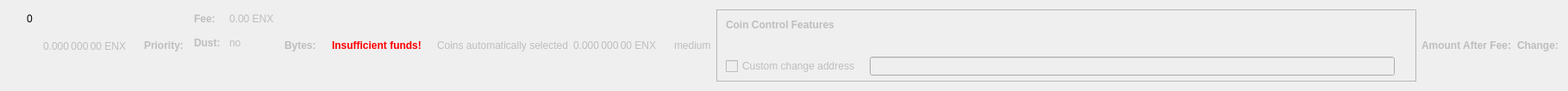
    <widget class="QWidget" name="dummyHideWidget" native="true">
     <property name="maximumSize">
      <size>
       <width>100</width>
       <height>22</height>
      </size>
     </property>
     <layout class="QHBoxLayout" name="dummyHideLayout">
      <item>
       <layout class="QFormLayout" name="formLayoutCoinControl1">
        <property name="horizontalSpacing">
         <number>10</number>
        </property>
        <property name="verticalSpacing">
         <number>14</number>
        </property>
        <property name="leftMargin">
         <number>10</number>
        </property>
        <property name="topMargin">
         <number>4</number>
        </property>
        <property name="rightMargin">
         <number>6</number>
        </property>
        <item row="0" column="1">
         <widget class="QLabel" name="labelCoinControlBytes">
          <property name="cursor">
           <cursorShape>IBeamCursor</cursorShape>
          </property>
          <property name="contextMenuPolicy">
           <enum>Qt::ActionsContextMenu</enum>
          </property>
          <property name="text">
           <string notr="true">0</string>
          </property>
          <property name="textInteractionFlags">
           <set>Qt::LinksAccessibleByMouse|Qt::TextSelectableByKeyboard|Qt::TextSelectableByMouse</set>
          </property>
         </widget>
        </item>
       </layout>
      </item>
      <item>
       <widget class="QLabel" name="labelCoinControlAfterFee">
        <property name="enabled">
         <bool>false</bool>
        </property>
        <property name="sizePolicy">
         <sizepolicy hsizetype="Fixed" vsizetype="Fixed">
          <horstretch>0</horstretch>
          <verstretch>0</verstretch>
         </sizepolicy>
        </property>
        <property name="minimumSize">
         <size>
          <width>111</width>
          <height>12</height>
         </size>
        </property>
        <property name="maximumSize">
         <size>
          <width>111</width>
          <height>12</height>
         </size>
        </property>
        <property name="cursor">
         <cursorShape>IBeamCursor</cursorShape>
        </property>
        <property name="contextMenuPolicy">
         <enum>Qt::ActionsContextMenu</enum>
        </property>
        <property name="text">
         <string notr="true">0.000 000 00 ENX</string>
        </property>
        <property name="textInteractionFlags">
         <set>Qt::LinksAccessibleByMouse|Qt::TextSelectableByKeyboard|Qt::TextSelectableByMouse</set>
        </property>
       </widget>
      </item>
      <item>
       <widget class="QLabel" name="labelCoinControlPriorityText">
        <property name="enabled">
         <bool>false</bool>
        </property>
        <property name="font">
         <font>
          <weight>75</weight>
          <bold>true</bold>
         </font>
        </property>
        <property name="text">
         <string>Priority:</string>
        </property>
       </widget>
      </item>
      <item>
       <layout class="QHBoxLayout" name="horizontalLayout"/>
      </item>
      <item>
       <layout class="QFormLayout" name="formLayoutCoinControl3">
        <property name="horizontalSpacing">
         <number>10</number>
        </property>
        <property name="verticalSpacing">
         <number>14</number>
        </property>
        <property name="leftMargin">
         <number>6</number>
        </property>
        <property name="topMargin">
         <number>4</number>
        </property>
        <property name="rightMargin">
         <number>6</number>
        </property>
        <item row="0" column="0">
         <widget class="QLabel" name="labelCoinControlFeeText">
          <property name="enabled">
           <bool>false</bool>
          </property>
          <property name="font">
           <font>
            <weight>75</weight>
            <bold>true</bold>
           </font>
          </property>
          <property name="text">
           <string>Fee:</string>
          </property>
          <property name="margin">
           <number>0</number>
          </property>
         </widget>
        </item>
        <item row="0" column="1">
         <widget class="QLabel" name="labelCoinControlFee">
          <property name="enabled">
           <bool>false</bool>
          </property>
          <property name="cursor">
           <cursorShape>IBeamCursor</cursorShape>
          </property>
          <property name="contextMenuPolicy">
           <enum>Qt::ActionsContextMenu</enum>
          </property>
          <property name="text">
           <string notr="true">0.00 ENX</string>
          </property>
          <property name="textInteractionFlags">
           <set>Qt::LinksAccessibleByMouse|Qt::TextSelectableByKeyboard|Qt::TextSelectableByMouse</set>
          </property>
         </widget>
        </item>
        <item row="1" column="0">
         <widget class="QLabel" name="labelCoinControlLowOutputText">
          <property name="enabled">
           <bool>false</bool>
          </property>
          <property name="font">
           <font>
            <weight>75</weight>
            <bold>true</bold>
           </font>
          </property>
          <property name="text">
           <string>Dust:</string>
          </property>
         </widget>
        </item>
        <item row="1" column="1">
         <widget class="QLabel" name="labelCoinControlLowOutput">
          <property name="enabled">
           <bool>false</bool>
          </property>
          <property name="cursor">
           <cursorShape>IBeamCursor</cursorShape>
          </property>
          <property name="contextMenuPolicy">
           <enum>Qt::ActionsContextMenu</enum>
          </property>
          <property name="text">
           <string>no</string>
          </property>
          <property name="textInteractionFlags">
           <set>Qt::LinksAccessibleByMouse|Qt::TextSelectableByKeyboard|Qt::TextSelectableByMouse</set>
          </property>
         </widget>
        </item>
       </layout>
      </item>
      <item>
       <widget class="QLabel" name="labelCoinControlBytesText">
        <property name="enabled">
         <bool>false</bool>
        </property>
        <property name="font">
         <font>
          <weight>75</weight>
          <bold>true</bold>
         </font>
        </property>
        <property name="text">
         <string>Bytes:</string>
        </property>
       </widget>
      </item>
      <item>
       <layout class="QFormLayout" name="formLayoutCoinControl2">
        <property name="horizontalSpacing">
         <number>10</number>
        </property>
        <property name="verticalSpacing">
         <number>14</number>
        </property>
        <property name="leftMargin">
         <number>6</number>
        </property>
        <property name="topMargin">
         <number>4</number>
        </property>
        <property name="rightMargin">
         <number>6</number>
        </property>
       </layout>
      </item>
      <item>
       <layout class="QHBoxLayout" name="horizontalLayoutCoinControl2">
        <property name="spacing">
         <number>8</number>
        </property>
        <property name="bottomMargin">
         <number>10</number>
        </property>
       </layout>
      </item>
      <item>
       <widget class="QLabel" name="labelCoinControlInsuffFunds">
        <property name="enabled">
         <bool>false</bool>
        </property>
        <property name="minimumSize">
         <size>
          <width>0</width>
          <height>0</height>
         </size>
        </property>
        <property name="font">
         <font>
          <weight>75</weight>
          <bold>true</bold>
         </font>
        </property>
        <property name="styleSheet">
         <string notr="true">color:red;font-weight:bold;</string>
        </property>
        <property name="text">
         <string>Insufficient funds!</string>
        </property>
        <property name="margin">
         <number>5</number>
        </property>
       </widget>
      </item>
      <item>
       <layout class="QFormLayout" name="formLayoutCoinControl4">
        <property name="horizontalSpacing">
         <number>10</number>
        </property>
        <property name="verticalSpacing">
         <number>14</number>
        </property>
        <property name="leftMargin">
         <number>6</number>
        </property>
        <property name="topMargin">
         <number>4</number>
        </property>
        <property name="rightMargin">
         <number>6</number>
        </property>
       </layout>
      </item>
      <item>
       <widget class="QLabel" name="labelCoinControlAutomaticallySelected">
        <property name="enabled">
         <bool>false</bool>
        </property>
        <property name="sizePolicy">
         <sizepolicy hsizetype="Fixed" vsizetype="Fixed">
          <horstretch>0</horstretch>
          <verstretch>0</verstretch>
         </sizepolicy>
        </property>
        <property name="minimumSize">
         <size>
          <width>0</width>
          <height>0</height>
         </size>
        </property>
        <property name="maximumSize">
         <size>
          <width>240</width>
          <height>16777215</height>
         </size>
        </property>
        <property name="text">
         <string>Coins automatically selected</string>
        </property>
        <property name="margin">
         <number>5</number>
        </property>
       </widget>
      </item>
      <item>
       <widget class="QLabel" name="labelCoinControlChange">
        <property name="enabled">
         <bool>false</bool>
        </property>
        <property name="sizePolicy">
         <sizepolicy hsizetype="Fixed" vsizetype="Fixed">
          <horstretch>0</horstretch>
          <verstretch>0</verstretch>
         </sizepolicy>
        </property>
        <property name="minimumSize">
         <size>
          <width>111</width>
          <height>0</height>
         </size>
        </property>
        <property name="maximumSize">
         <size>
          <width>111</width>
          <height>16777215</height>
         </size>
        </property>
        <property name="cursor">
         <cursorShape>IBeamCursor</cursorShape>
        </property>
        <property name="contextMenuPolicy">
         <enum>Qt::ActionsContextMenu</enum>
        </property>
        <property name="text">
         <string notr="true">0.000 000 00 ENX</string>
        </property>
        <property name="textInteractionFlags">
         <set>Qt::LinksAccessibleByMouse|Qt::TextSelectableByKeyboard|Qt::TextSelectableByMouse</set>
        </property>
       </widget>
      </item>
      <item>
       <widget class="QLabel" name="labelCoinControlPriority">
        <property name="enabled">
         <bool>false</bool>
        </property>
        <property name="cursor">
         <cursorShape>IBeamCursor</cursorShape>
        </property>
        <property name="contextMenuPolicy">
         <enum>Qt::ActionsContextMenu</enum>
        </property>
        <property name="text">
         <string>medium</string>
        </property>
        <property name="textInteractionFlags">
         <set>Qt::LinksAccessibleByMouse|Qt::TextSelectableByKeyboard|Qt::TextSelectableByMouse</set>
        </property>
       </widget>
      </item>
      <item>
       <widget class="QFrame" name="frameCoinControl">
        <property name="sizePolicy">
         <sizepolicy hsizetype="Expanding" vsizetype="Expanding">
          <horstretch>0</horstretch>
          <verstretch>0</verstretch>
         </sizepolicy>
        </property>
        <property name="maximumSize">
         <size>
          <width>16777215</width>
          <height>16777215</height>
         </size>
        </property>
        <property name="frameShape">
         <enum>QFrame::StyledPanel</enum>
        </property>
        <property name="frameShadow">
         <enum>QFrame::Sunken</enum>
        </property>
        <layout class="QVBoxLayout" name="verticalLayoutCoinControl2_2">
         <property name="spacing">
          <number>0</number>
         </property>
         <property name="leftMargin">
          <number>0</number>
         </property>
         <property name="topMargin">
          <number>0</number>
         </property>
         <property name="rightMargin">
          <number>0</number>
         </property>
         <property name="bottomMargin">
          <number>6</number>
         </property>
         <item>
          <layout class="QVBoxLayout" name="verticalLayoutCoinControl" stretch="0,0,0,1">
           <property name="spacing">
            <number>0</number>
           </property>
           <property name="leftMargin">
            <number>10</number>
           </property>
           <property name="topMargin">
            <number>10</number>
           </property>
           <item>
            <layout class="QHBoxLayout" name="horizontalLayoutCoinControl1">
             <property name="bottomMargin">
              <number>15</number>
             </property>
             <item>
              <widget class="QLabel" name="labelCoinControlFeatures">
               <property name="enabled">
                <bool>false</bool>
               </property>
               <property name="sizePolicy">
                <sizepolicy hsizetype="Preferred" vsizetype="Maximum">
                 <horstretch>0</horstretch>
                 <verstretch>0</verstretch>
                </sizepolicy>
               </property>
               <property name="font">
                <font>
                 <weight>75</weight>
                 <bold>true</bold>
                </font>
               </property>
               <property name="styleSheet">
                <string notr="true">font-weight:bold;</string>
               </property>
               <property name="text">
                <string>Coin Control Features</string>
               </property>
              </widget>
             </item>
            </layout>
           </item>
           <item>
            <widget class="QWidget" name="widgetCoinControl" native="true">
             <property name="sizePolicy">
              <sizepolicy hsizetype="Preferred" vsizetype="Preferred">
               <horstretch>0</horstretch>
               <verstretch>0</verstretch>
              </sizepolicy>
             </property>
             <property name="minimumSize">
              <size>
               <width>0</width>
               <height>0</height>
              </size>
             </property>
             <property name="styleSheet">
              <string notr="true"/>
             </property>
             <layout class="QHBoxLayout" name="horizontalLayoutCoinControl5_2">
              <property name="leftMargin">
               <number>0</number>
              </property>
              <property name="topMargin">
               <number>0</number>
              </property>
              <property name="rightMargin">
               <number>0</number>
              </property>
              <property name="bottomMargin">
               <number>0</number>
              </property>
              <item>
               <layout class="QHBoxLayout" name="horizontalLayoutCoinControl3">
                <property name="spacing">
                 <number>20</number>
                </property>
                <property name="topMargin">
                 <number>0</number>
                </property>
                <property name="bottomMargin">
                 <number>10</number>
                </property>
               </layout>
              </item>
             </layout>
            </widget>
           </item>
           <item>
            <layout class="QHBoxLayout" name="horizontalLayoutCoinControl4" stretch="0,0,0">
             <property name="spacing">
              <number>12</number>
             </property>
             <property name="sizeConstraint">
              <enum>QLayout::SetDefaultConstraint</enum>
             </property>
             <property name="topMargin">
              <number>5</number>
             </property>
             <property name="rightMargin">
              <number>5</number>
             </property>
             <item>
              <widget class="QCheckBox" name="checkBoxCoinControlChange">
               <property name="enabled">
                <bool>false</bool>
               </property>
               <property name="toolTip">
                <string>If this is activated, but the change address is empty or invalid, change will be sent to a newly generated address.</string>
               </property>
               <property name="text">
                <string>Custom change address</string>
               </property>
              </widget>
             </item>
             <item>
              <widget class="QValidatedLineEdit" name="lineEditCoinControlChange">
               <property name="enabled">
                <bool>false</bool>
               </property>
               <property name="sizePolicy">
                <sizepolicy hsizetype="Expanding" vsizetype="Fixed">
                 <horstretch>0</horstretch>
                 <verstretch>0</verstretch>
                </sizepolicy>
               </property>
              </widget>
             </item>
             <item>
              <widget class="QLabel" name="labelCoinControlChangeLabel_2">
               <property name="sizePolicy">
                <sizepolicy hsizetype="Preferred" vsizetype="Expanding">
                 <horstretch>0</horstretch>
                 <verstretch>0</verstretch>
                </sizepolicy>
               </property>
               <property name="minimumSize">
                <size>
                 <width>0</width>
                 <height>0</height>
                </size>
               </property>
               <property name="text">
                <string/>
               </property>
               <property name="margin">
                <number>3</number>
               </property>
              </widget>
             </item>
            </layout>
           </item>
           <item>
            <spacer name="verticalSpacerCoinControl">
             <property name="orientation">
              <enum>Qt::Vertical</enum>
             </property>
             <property name="sizeHint" stdset="0">
              <size>
               <width>800</width>
               <height>1</height>
              </size>
             </property>
            </spacer>
           </item>
          </layout>
         </item>
        </layout>
       </widget>
      </item>
      <item>
       <widget class="QLabel" name="labelCoinControlAfterFeeText">
        <property name="enabled">
         <bool>false</bool>
        </property>
        <property name="minimumSize">
         <size>
          <width>0</width>
          <height>0</height>
         </size>
        </property>
        <property name="maximumSize">
         <size>
          <width>16777215</width>
          <height>16777215</height>
         </size>
        </property>
        <property name="font">
         <font>
          <weight>75</weight>
          <bold>true</bold>
         </font>
        </property>
        <property name="text">
         <string>Amount After Fee:</string>
        </property>
        <property name="alignment">
         <set>Qt::AlignLeading|Qt::AlignLeft|Qt::AlignVCenter</set>
        </property>
        <property name="margin">
         <number>0</number>
        </property>
       </widget>
      </item>
      <item>
       <widget class="QLabel" name="labelCoinControlChangeText">
        <property name="enabled">
         <bool>false</bool>
        </property>
        <property name="sizePolicy">
         <sizepolicy hsizetype="Preferred" vsizetype="Preferred">
          <horstretch>0</horstretch>
          <verstretch>0</verstretch>
         </sizepolicy>
        </property>
        <property name="minimumSize">
         <size>
          <width>0</width>
          <height>0</height>
         </size>
        </property>
        <property name="maximumSize">
         <size>
          <width>16777215</width>
          <height>16777215</height>
         </size>
        </property>
        <property name="font">
         <font>
          <weight>75</weight>
          <bold>true</bold>
         </font>
        </property>
        <property name="text">
         <string>Change:</string>
        </property>
        <property name="alignment">
         <set>Qt::AlignLeading|Qt::AlignLeft|Qt::AlignVCenter</set>
        </property>
       </widget>
      </item>
     </layout>
    </widget>
